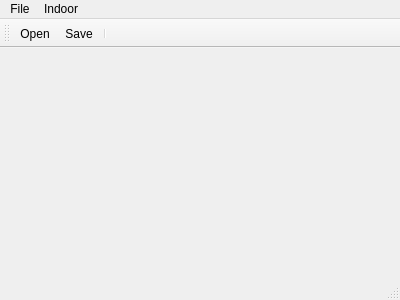
<?xml version="1.0" encoding="UTF-8"?>
<ui version="4.0">
 <class>MainWindow</class>
 <widget class="QMainWindow" name="MainWindow">
  <property name="geometry">
   <rect>
    <x>0</x>
    <y>0</y>
    <width>400</width>
    <height>300</height>
   </rect>
  </property>
  <property name="windowTitle">
   <string>MainWindow</string>
  </property>
  <widget class="QWidget" name="centralWidget"/>
  <widget class="QMenuBar" name="menuBar">
   <property name="geometry">
    <rect>
     <x>0</x>
     <y>0</y>
     <width>400</width>
     <height>23</height>
    </rect>
   </property>
   <widget class="QMenu" name="menuOpen">
    <property name="title">
     <string>File</string>
    </property>
    <addaction name="actionOpen"/>
    <addaction name="actionSave"/>
   </widget>
   <widget class="QMenu" name="menuKinect">
    <property name="title">
     <string>Indoor</string>
    </property>
    <addaction name="actionRegistration"/>
   </widget>
   <addaction name="menuOpen"/>
   <addaction name="menuKinect"/>
  </widget>
  <widget class="QToolBar" name="mainToolBar">
   <attribute name="toolBarArea">
    <enum>TopToolBarArea</enum>
   </attribute>
   <attribute name="toolBarBreak">
    <bool>false</bool>
   </attribute>
   <addaction name="actionOpen"/>
   <addaction name="actionSave"/>
   <addaction name="separator"/>
  </widget>
  <widget class="QStatusBar" name="statusBar"/>
  <action name="actionOpen">
   <property name="icon">
    <iconset resource="main.qrc">
     <normaloff>:/icon/res/open.png</normaloff>:/icon/res/open.png</iconset>
   </property>
   <property name="text">
    <string>Open</string>
   </property>
  </action>
  <action name="actionSave">
   <property name="icon">
    <iconset resource="main.qrc">
     <normaloff>:/icon/res/save.png</normaloff>:/icon/res/save.png</iconset>
   </property>
   <property name="text">
    <string>Save</string>
   </property>
  </action>
  <action name="actionRegistration">
   <property name="text">
    <string>Registration</string>
   </property>
  </action>
 </widget>
 <layoutdefault spacing="6" margin="11"/>
 <resources>
  <include location="main.qrc"/>
 </resources>
 <connections>
  <connection>
   <sender>actionOpen</sender>
   <signal>triggered()</signal>
   <receiver>MainWindow</receiver>
   <slot>onActionOpenTriggered()</slot>
   <hints>
    <hint type="sourcelabel">
     <x>-1</x>
     <y>-1</y>
    </hint>
    <hint type="destinationlabel">
     <x>199</x>
     <y>149</y>
    </hint>
   </hints>
  </connection>
  <connection>
   <sender>actionSave</sender>
   <signal>triggered()</signal>
   <receiver>MainWindow</receiver>
   <slot>onActionSaveTriggered()</slot>
   <hints>
    <hint type="sourcelabel">
     <x>-1</x>
     <y>-1</y>
    </hint>
    <hint type="destinationlabel">
     <x>199</x>
     <y>149</y>
    </hint>
   </hints>
  </connection>
  <connection>
   <sender>actionRegistration</sender>
   <signal>triggered()</signal>
   <receiver>MainWindow</receiver>
   <slot>onActionRegistrationTriggered()</slot>
   <hints>
    <hint type="sourcelabel">
     <x>-1</x>
     <y>-1</y>
    </hint>
    <hint type="destinationlabel">
     <x>199</x>
     <y>149</y>
    </hint>
   </hints>
  </connection>
 </connections>
 <slots>
  <slot>onActionOpenTriggered()</slot>
  <slot>onActionSaveTriggered()</slot>
  <slot>onActionOpenReadTxtTriggered()</slot>
  <slot>onActionShowResultFromFileTriggered()</slot>
  <slot>onActionRegistrationTriggered()</slot>
 </slots>
</ui>
